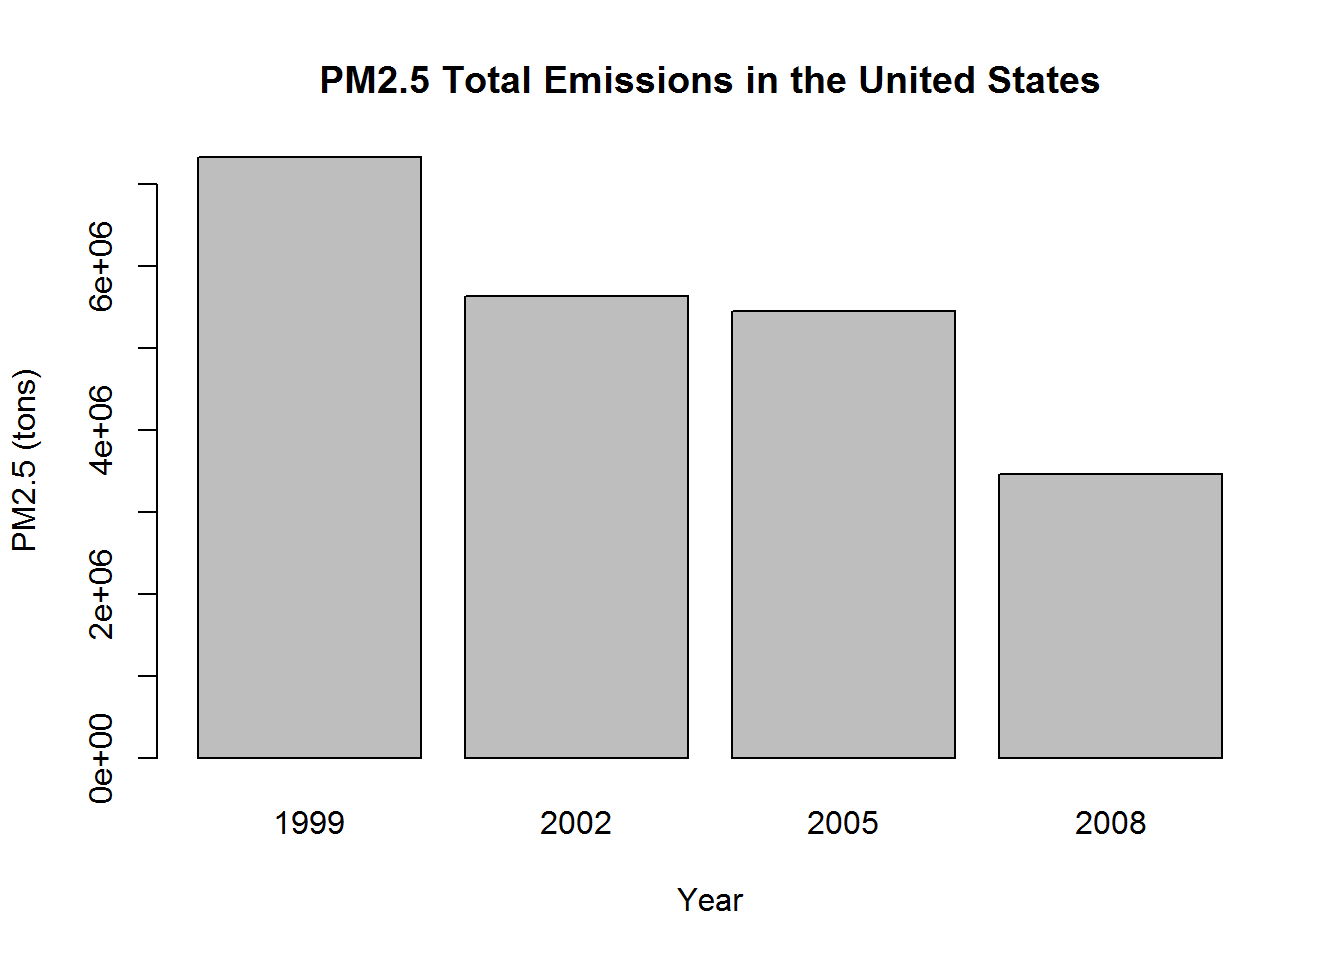

R code for this plot:
# Plot 1

plot1 <- function(){
  subNEI <- NEI[ , c("Emissions", "year")]
  subNEI$year=as.factor(subNEI$year)
  freqPerYear <- aggregate(Emissions~year,subNEI, FUN=sum)
  subNEI <- NULL
  
  ## Save file 
  #png(file = "plot1.png")
  with(freqPerYear,barplot(Emissions, names=year, xlab = "Year", ylab = "PM2.5 (tons)", main = "PM2.5 Total Emissions in the United States"))
  #dev.off()
}

plot1()
